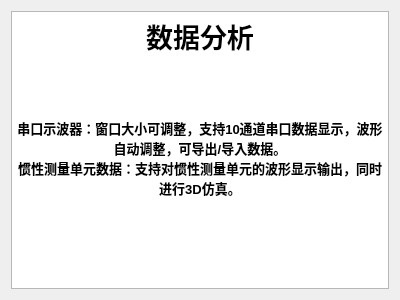
<?xml version="1.0" encoding="UTF-8"?>
<ui version="4.0">
 <class>PageDataAnalysis</class>
 <widget class="QWidget" name="PageDataAnalysis">
  <property name="geometry">
   <rect>
    <x>0</x>
    <y>0</y>
    <width>400</width>
    <height>300</height>
   </rect>
  </property>
  <property name="windowTitle">
   <string>Form</string>
  </property>
  <layout class="QVBoxLayout" name="verticalLayout">
   <item>
    <widget class="VTextBrowser" name="textEdit">
     <property name="html">
      <string>&lt;!DOCTYPE HTML PUBLIC &quot;-//W3C//DTD HTML 4.0//EN&quot; &quot;http://www.w3.org/TR/REC-html40/strict.dtd&quot;&gt;
&lt;html&gt;&lt;head&gt;&lt;meta name=&quot;qrichtext&quot; content=&quot;1&quot; /&gt;&lt;style type=&quot;text/css&quot;&gt;
p, li { white-space: pre-wrap; }
&lt;/style&gt;&lt;/head&gt;&lt;body style=&quot; font-family:'SimSun'; font-size:9pt; font-weight:400; font-style:normal;&quot;&gt;
&lt;p align=&quot;center&quot; style=&quot; margin-top:0px; margin-bottom:0px; margin-left:0px; margin-right:0px; -qt-block-indent:0; text-indent:0px;&quot;&gt;&lt;span style=&quot; font-size:20pt; font-weight:600;&quot;&gt;数据分析&lt;/span&gt;&lt;/p&gt;
&lt;p align=&quot;center&quot; style=&quot;-qt-paragraph-type:empty; margin-top:0px; margin-bottom:0px; margin-left:0px; margin-right:0px; -qt-block-indent:0; text-indent:0px; font-size:20pt; font-weight:600;&quot;&gt;&lt;br /&gt;&lt;/p&gt;
&lt;p align=&quot;center&quot; style=&quot;-qt-paragraph-type:empty; margin-top:0px; margin-bottom:0px; margin-left:0px; margin-right:0px; -qt-block-indent:0; text-indent:0px; font-size:20pt; font-weight:600;&quot;&gt;&lt;br /&gt;&lt;/p&gt;
&lt;p align=&quot;center&quot; style=&quot; margin-top:0px; margin-bottom:0px; margin-left:0px; margin-right:0px; -qt-block-indent:0; text-indent:0px;&quot;&gt;&lt;span style=&quot; font-size:10pt; font-weight:600;&quot;&gt;串口示波器：窗口大小可调整，支持10通道串口数据显示，波形自动调整，可导出/导入数据。&lt;/span&gt;&lt;/p&gt;
&lt;p align=&quot;center&quot; style=&quot; margin-top:0px; margin-bottom:0px; margin-left:0px; margin-right:0px; -qt-block-indent:0; text-indent:0px;&quot;&gt;&lt;span style=&quot; font-size:10pt; font-weight:600;&quot;&gt;惯性测量单元数据：支持对惯性测量单元的波形显示输出，同时进行3D仿真。&lt;/span&gt;&lt;/p&gt;
&lt;p align=&quot;center&quot; style=&quot;-qt-paragraph-type:empty; margin-top:0px; margin-bottom:0px; margin-left:0px; margin-right:0px; -qt-block-indent:0; text-indent:0px;&quot;&gt;&lt;br /&gt;&lt;/p&gt;&lt;/body&gt;&lt;/html&gt;</string>
     </property>
    </widget>
   </item>
  </layout>
 </widget>
 <customwidgets>
  <customwidget>
   <class>VTextBrowser</class>
   <extends>QTextEdit</extends>
   <header>widgets/vtextbrowser.h</header>
  </customwidget>
 </customwidgets>
 <resources/>
 <connections/>
</ui>
